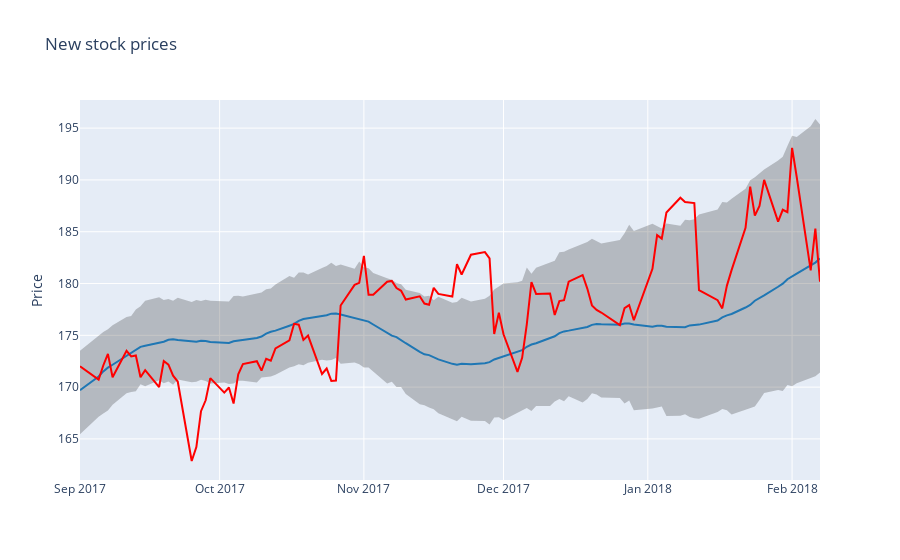

Source (notebook cell):
### Code cell
show_forecast(cmp_df, prediction_size, 500, 'New stock prices')
